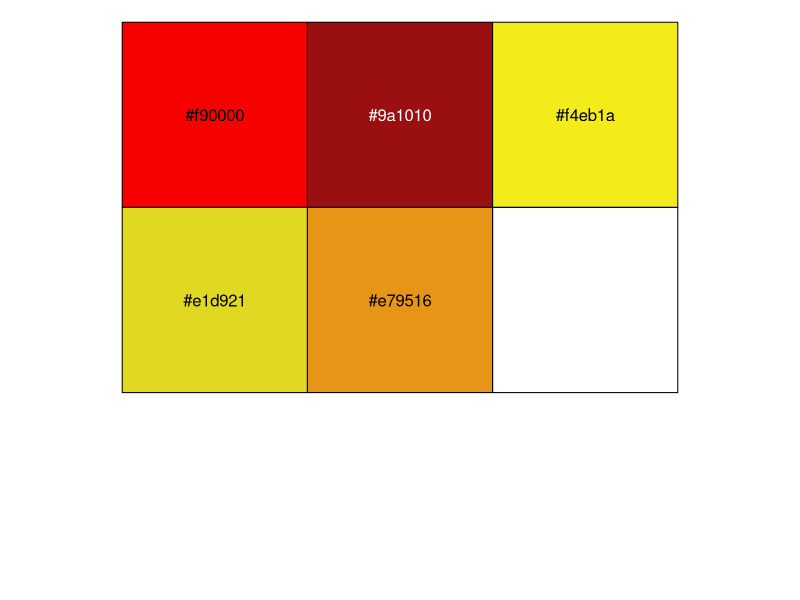
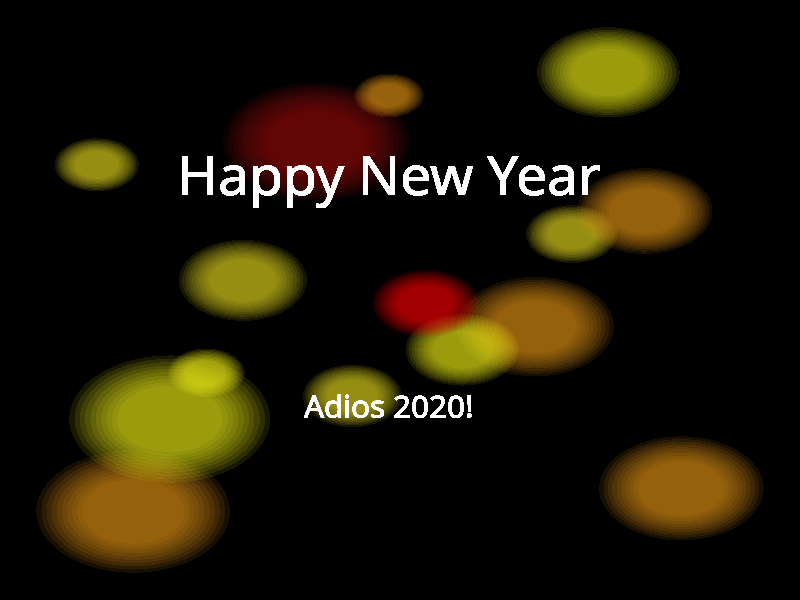

Source code (R) for these figures, in order:
## ---- chunk 1
library(tidyverse)
## ---- chunk 2
# Define a palette object
pal <- c("#f90000", "#9a1010", "#f4eb1a", "#e1d921", "#e79516")

# Have a look at the colours
scales::show_col(pal)
## ---- chunk 3
library(tidyverse)

# Choose the number of circles to make
n_circles <- 15

# Create data.frame with coordinate, radius and colour drawn by random.
circles <- tibble(
  x = sample(1:20, n_circles),
  y = sample(1:20, n_circles),
  r = sample(seq(.5, 1.5, length.out = 20), n_circles),
  c = sample(pal, n_circles, replace = TRUE)
)

circles
## ---- chunk 4
transp <- tibble(
      size = seq(from = 1, to = 1.9, length.out = 10)
    )
transp
## ---- chunk 5
# Nesting data moved all non-grouped columns into a "data" column
circles %>% 
  nest_by(x, y, c)
## ---- chunk 6
# Merge the data column with the transp object, 
# make sure it outputs into a list to work with nested data
circles %>% 
  nest_by(x, y, c) %>% 
  mutate(data = list(merge(data, transp)))
## ---- chunk 7
# Unnest the data, so that a large tibble exposed (lots of rows!)
circles %>% 
  nest_by(x, y, c) %>% 
  mutate(data = list(merge(data, transp))) %>% 
  unnest(data)
## ---- chunk 8
# multiply r with the size to get the "true" radius.
circles <- circles %>% 
  nest_by(x, y, c) %>% 
  mutate(data = list(merge(data, transp))) %>% 
  unnest(data) %>% 
  mutate(r = r*size)
circles
## ---- chunk 9
library(ggforce)
alpha = .1

ggplot(circles, aes(fill = I(c))) +
  # Add all the circles
  geom_circle(alpha = .1, colour = NA, 
              aes(x0 = x, y0 = y, r = r)) +
  # Add text at the center, but a little higher (+5)
  geom_text(aes(x = mean(circles$x), 
                y = mean(circles$y)+5, 
                label = "Happy New Year"),
            family = "Great Vibes",
            colour = "#fefefe",
            size = 14,
            show.legend = FALSE) +
  # Add text at the center but a little loswer (-5)
    geom_text(aes(x = mean(circles$x), 
                y = mean(circles$y)-5, 
                label = "Adios 2020!"),
              family = "Great Vibes",
            size = 8,
            colour = "#fefefe",
            show.legend = FALSE) +
  theme_void() +
  theme(plot.background = element_rect(fill="black")) +
  NULL
